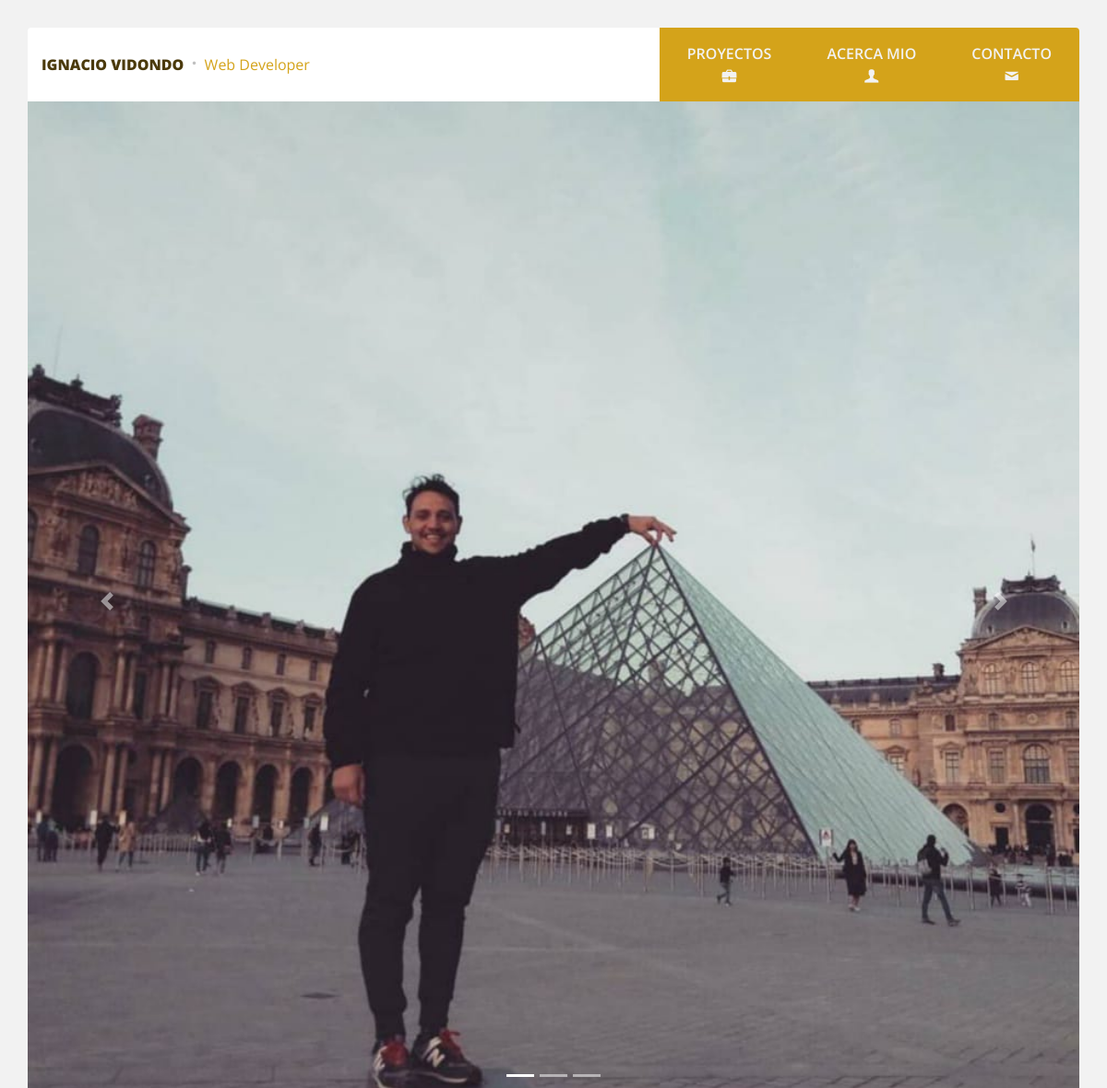
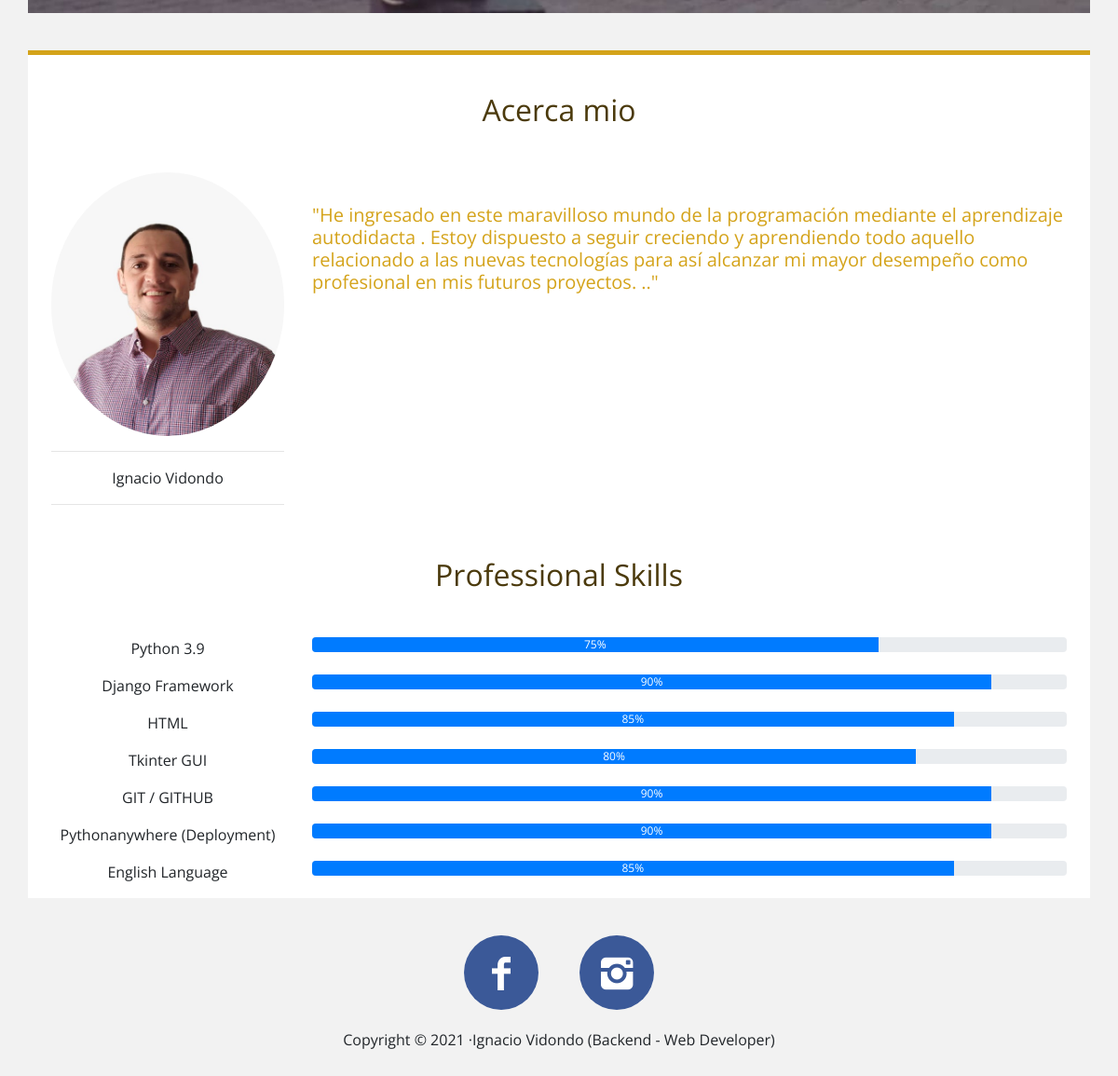
The page /about/ on the database its author committed (2 pictures, top to bottom).
### App1/models.py (models this page shows, shortened)
class Blog(models.Model):
    name = models.CharField(max_length=200,verbose_name="Nombre")
    content  = models.TextField(verbose_name = "Contenido")
    image = models.ImageField(verbose_name= "Imagen", upload_to = "Blog")
    created = models.DateTimeField(auto_now_add=True, verbose_name="Creado")
    updated = models.DateTimeField(auto_now = True, verbose_name="Editado")
    class Meta():
        verbose_name = "Blog"
        verbose_name_plural= "Blogs"
        ordering = ["-created"]

### App1/views.py (the view)
# urls.py: path('about/', aboutListView.as_view(), name = "about"),
class aboutListView(generic.ListView):
    model = Blog
    template_name = 'App1/about.html'

### App1/templates/App1/about.html
{% extends 'App1/base.html' %} {% load static %} {% block content %} {% for blog in object_list %}
<main>
    <div class="container">
        <div class="row contenedor">
            <div class="col">
                <h2 class="titulo">Acerca mio</h2>
                <div class="row projects justify-content-center">
                    <div class="col-12 col-lg-3 col-md-3">
                        <img src="{{ blog.image.url }}" class="rounded-circle w-100" alt="...">
                        <hr>
                        <p class="text-center">{{ blog.name }}</p>
                        <hr>
                    </div>
                    <div class="col-12 col-lg-9 col-md-9">
                        <br>
                        <h5 class="title-project">{{ blog.content|safe }}</h5>
                    </div>
                </div>
                <h2 class="titulo">Professional Skills</h2>
                <div class="row justify-content-center">
                    <div class="col-12 col-lg-3 col-md-3">
                        <p class="label text-center">Python 3.9 </p>
                    </div>
                    <div class="col-12 col-lg-9 col-md-9">
                        <div class="progress">
                            <div class="progress-bar" role="progressbar" style="width: 75%;" aria-valuenow="75" aria-valuemin="0" aria-valuemax="100">75%</div>
                        </div>
                    </div>
                    <div class="col-12 col-lg-3 col-md-3">
                        <p class="label text-center">Django Framework </p>
                    </div>
                    <div class="col-12 col-lg-9 col-md-9">
                        <div class="progress">
                            <div class="progress-bar" role="progressbar" style="width: 90%;" aria-valuenow="90" aria-valuemin="0" aria-valuemax="100">90%</div>
                        </div>
                    </div>
                    <div class="col-12 col-lg-3 col-md-3">
                        <p class="label text-center">HTML</p>
                    </div>
                    <div class="col-12 col-lg-9 col-md-9">
                        <div class="progress">
                            <div class="progress-bar" role="progressbar" style="width: 85%;" aria-valuenow="85" aria-valuemin="0" aria-valuemax="100">85%</div>
                        </div>
                    </div>
                    <div class="col-12 col-lg-3 col-md-3">
                        <p class="label text-center">Tkinter GUI</p>
                    </div>
                    <div class="col-12 col-lg-9 col-md-9">
                        <div class="progress">
                            <div class="progress-bar" role="progressbar" style="width: 80%;" aria-valuenow="80" aria-valuemin="0" aria-valuemax="100">80%</div>
                        </div>
                    </div>
                    <div class="col-12 col-lg-3 col-md-3">
                        <p class="label text-center">GIT / GITHUB</p>
                    </div>
                    <div class="col-12 col-lg-9 col-md-9">
                        <div class="progress">
                            <div class="progress-bar" role="progressbar" style="width: 90%;" aria-valuenow="90" aria-valuemin="0" aria-valuemax="100">90%</div>
                        </div>
                    </div>
                    <div class="col-12 col-lg-3 col-md-3">
                        <p class="label text-center">Pythonanywhere (Deployment) </p>
                    </div>
                    <div class="col-12 col-lg-9 col-md-9">
                        <div class="progress">
                            <div class="progress-bar" role="progressbar" style="width: 90%;" aria-valuenow="90" aria-valuemin="0" aria-valuemax="100">90%</div>
                        </div>
                    </div>
                    <div class="col-12 col-lg-3 col-md-3">
                        <p class="label text-center">English Language</p>
                    </div>
                    <div class="col-12 col-lg-9 col-md-9">
                        <div class="progress">
                            <div class="progress-bar" role="progressbar" style="width: 85%;" aria-valuenow="85" aria-valuemin="0" aria-valuemax="100">85%</div>
                        </div>
                    </div>
                </div>
            </div>
        </div>
    </div>
</main>
{% endfor %} {% endblock %}

### App1/static/App1/css/styles.css (style rules this page uses)
body { background: #f2f2f2; font-family: 'Open Sans', sans-serif; }
.contenedor { background: #fff; border-top: 5px solid #d4a31a; padding: 0 10px; }
.titulo { padding: 40px 0; text-align: center; color: #4b3a0c; font-family: 'Open Sans', sans-serif; font-weight: 400; }
.title-project { padding: 10px 0; color: #d4a31a; font-family: 'Open Sans', sans-serif; font-weight: 400; }

### rows shown on the page
Blog: image (picture), name "Ignacio Vidondo", content "\"He ingresado en este maravilloso mundo de la programación mediante el aprendizaje autodidacta . Estoy dispuesto a seguir creciendo y aprendiendo todo aquello relacionado a las nuevas tecnologías para así alcanzar mi mayor desempeño como profesional en mis futuros proyectos. ..\""
